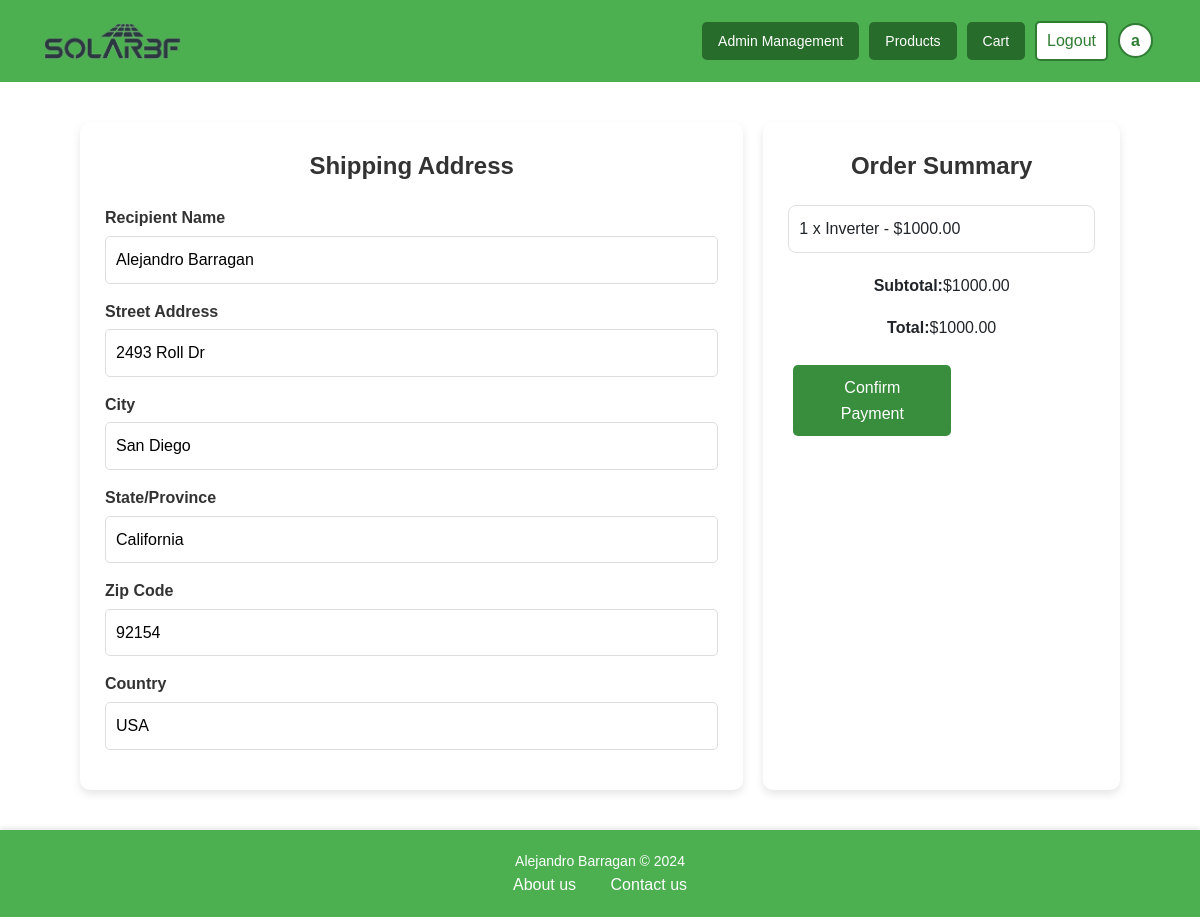
Page /checkout/ (signed in) on the earlier database version.
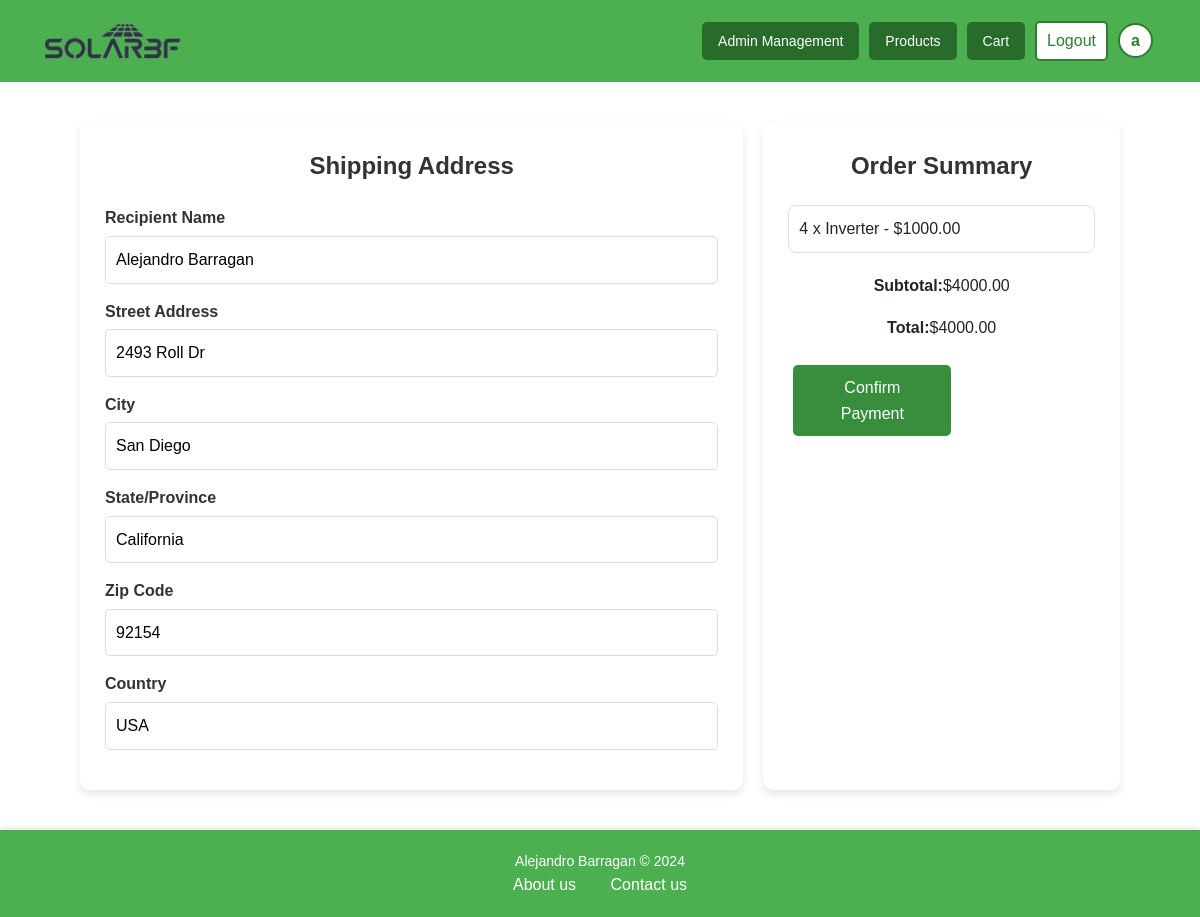
Same page on the later database version.
### cart/models.py (models this page shows, shortened)
class CartItem(models.Model):
    cart = models.ForeignKey(Cart, on_delete=models.CASCADE, related_name='items')
    product = models.ForeignKey(Product, on_delete=models.CASCADE)
    quantity = models.PositiveIntegerField(default=1)

### products/models.py (models this page shows, shortened)
class Product(models.Model):
    name = models.CharField(max_length=255)
    description = models.TextField()
    price = models.DecimalField(max_digits=10, decimal_places=2)
    stock = models.PositiveIntegerField()
    category = models.ForeignKey(Category, on_delete=models.CASCADE)
    image = models.ImageField(upload_to='product_images/', blank=False, null=False)
    created_at = models.DateTimeField(auto_now_add=True)

### payments/views.py (the view, shortened to what this page needs)
# urls.py: path("checkout/",include("payments.urls")),
@login_required
def checkout(request):
    try:
        cart = Cart.objects.get(user=request.user)
    except Cart.DoesNotExist:
        messages.error(request, "You don't have items in your cart.")
        return redirect('cart:view_cart')
    user = request.user
    initial_data = {
        'street_address': user.street_address if user.street_address else '',
        'city': user.city if user.city else '',
        'state': user.state if user.state else '',
        'zip_code': user.zip_code if user.zip_code else '',
        'country': user.country if user.country else '',
    }
    cart_items = cart.items.all()
    cart_total = sum(item.product.price * item.quantity for item in cart_items)
    coupon_code = request.session.get('coupon_code', None)
    coupon_discount = Decimal('0.00')
    coupon = None
    final_total = cart_total - coupon_discount
    return render(request, 'store/checkout.html', {
        'cart_items': cart_items,
        'cart_total': cart_total,
        'coupon_code': coupon_code,
        'coupon_discount': coupon_discount,
        'final_total': final_total,
        'initial_data': initial_data,
    })

### templates/store/checkout.html (shortened to what this page needs)
{% extends 'base.html' %}
{% load static %}
{% block style %}
    <link rel="stylesheet" href="{% static 'css/checkout.css' %}"/>
{% endblock %}
{% block content %}
<form id="payment-form" method="POST">
    <div class="left-section">
        <h3 class="modal-title item-center">Shipping Address</h3>
        <div>
            <label for="recipient_name"><strong>Recipient Name</strong></label>
            <input type="text" id="recipient_name" name="recipient_name" placeholder="John Doe" value="{{ user.get_full_name }}" required>
        </div>
        <div>
            <label for="street_address"><strong>Street Address</strong></label>
            <input type="text" id="street_address" name="street_address" placeholder="123 Main St" value="{{ initial_data.street_address }}" required>
        </div>
        <div>
            <label for="city"><strong>City</strong></label>
            <input type="text" id="city" name="city" placeholder="Your city" value="{{ initial_data.city }}" required>
        </div>
        <div>
            <label for="state"><strong>State/Province</strong></label>
            <input type="text" id="state" name="state" placeholder="Your state" value="{{ initial_data.state }}" required>
        </div>
        <div>
            <label for="zip_code"><strong>Zip Code</strong></label>
            <input type="text" id="zip_code" name="zip_code" placeholder="Postal Code" value="{{ initial_data.zip_code }}" required>
        </div>
        <div>
            <label for="country"><strong>Country</strong></label>
            <input type="text" id="country" name="country" placeholder="Your country" value="{{ initial_data.country }}" required>
        </div>
    </div>
    <div class="right-section">
        <h3 class="item-center modal-title">Order Summary</h3>
        <ul>
            {% for item in cart_items %}
                <li>{{ item.quantity }} x {{ item.product.name }} - ${{ item.product.price }}</li>
            {% endfor %}
        </ul>
        <p class="item-center"><strong>Subtotal:</strong> ${{ cart_total }}</p>
        {% if coupon_code %}
            <p class="item-center"><strong>Discount (Coupon: {{ coupon_code }}):</strong>  -${{ coupon_discount|floatformat:2 }}</p>
            <p class="item-center"><strong>Total after discount:</strong> ${{ final_total|floatformat:2 }}</p>
        {% else %}
            <p class="item-center"><strong>Total:</strong> ${{ cart_total|floatformat:2 }}</p>
        {% endif %}
        <div class="button-container">
            <button type="submit" id="submit-button" class="btn-custom btn-large btn-success">Confirm Payment</button>
            <a href="{% url 'cancel' %}" class="btn-custom btn-medium btn-secondary">
            </a>
        </div>
    </div>
</form>
{% endblock %}

Differences in the rows shown:
removed CartItem: quantity "1", product.name "Inverter", product.price "1000.00"
added CartItem: quantity "4", product.name "Inverter", product.price "1000.00"
Other differences:
{{ cart_total }}: "1000.00" → "4000.00"
{{ cart_total|floatformat:2 }}: "1000.00" → "4000.00"
